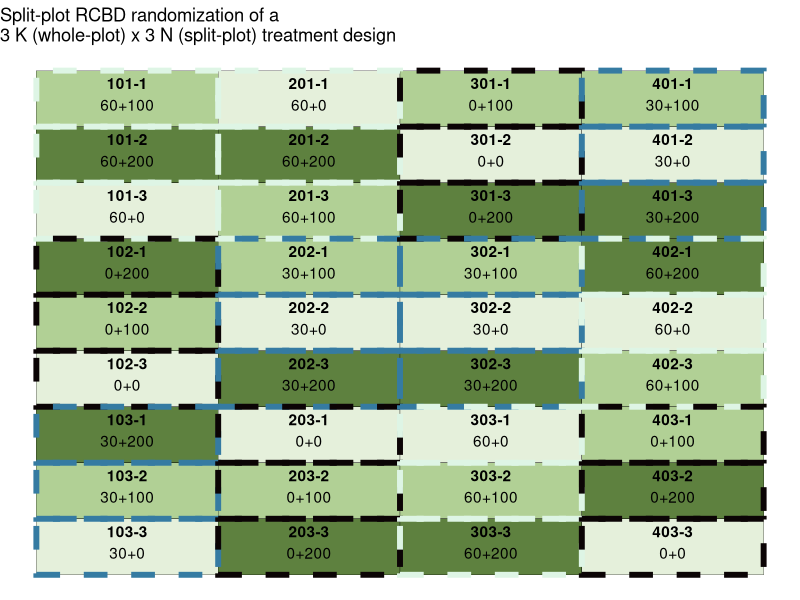

The R script that drew this image: (Note: this script raises an error after producing the figure.)
## ---- chunk 1
# Loading packages

library(tidyverse) # for data wrangling and plotting

## ---- chunk 2

# Setting seed to get same randomization result every time

set.seed(930)

wp_rcbd_rand <- crossing(
  krate_kgha = c(0,30,60),
  block = 1:4
  ) %>%
  arrange(
    block
    ) %>%
  
  # Randomizing WP treatment factor to blocks (restricted) 
  
  group_by(
    block
    ) %>%
  mutate(
    krate_kgha = sample(krate_kgha)
    ) %>%

    # Creating WP plot numbers
  
  mutate(
    wplot = (block*100) + 1:3
    ) %>%
  ungroup()

wp_rcbd_rand

## ---- chunk 3

sp_rcbd_rand  <- crossing(
  nrate_kgha = c(
    0,100,200
    ),
  wplot = wp_rcbd_rand$wplot
  ) %>%
  arrange(
    wplot
    )  %>%
  group_by(
    wplot
  ) %>%
  mutate(
    nrate_kgha = sample(
      nrate_kgha
      )
  ) %>%
                  
  # Randomizing SP treatment factor to WP plots (restricted)

  group_by(
    wplot
  ) %>%
  mutate(
    nrate_kgha = sample(
      nrate_kgha
      )
  ) %>%
  
  # Creating SP plot numbers 
  
  mutate(
    splot = paste0(
      wplot,"-",1:3
      )
  ) %>%
  ungroup()

sp_rcbd_rand

## ---- chunk 4

spp_rcbd_rand <- wp_rcbd_rand %>%
  right_join(
    sp_rcbd_rand
    ) %>%
  mutate(
    trtname = paste0(
      krate_kgha,"+",nrate_kgha
      )
    )

spp_rcbd_rand

## ---- chunk 5

spp_rcbd_rand %>%
  filter(
    block == 1
  )

## ---- chunk 6

spp_rcbd_layout <- spp_rcbd_rand %>%
  # Defining number of rows and columns in the field for plotting purposes
  mutate(row = rep(1:4, each = 9)) %>%
  mutate(col = rep(seq(from = 1, 
                       to = 9, #total number of treatments, 
                       by = 1), 
                   times = 4 #total number of blocks
  )) %>%
  # Creating plot and trtname labels for plotting
  mutate(lab = paste0(splot, "\n", trtname))

spp_rcbd_layout

## ---- chunk 7

ggplot(data = spp_rcbd_layout, aes(x = row, 
                                   y = -col)) +
  geom_tile(
    aes(
      fill = factor(
        nrate_kgha
        ),
    ),
    color = "black",
    show.legend = F
    ) +
  geom_tile(
    aes(
      color = factor(
        krate_kgha
        ),
    ),
    show.legend = F,
    size = 2,
    linetype = 2,
    fill = NA
    ) +
  scale_color_viridis_d(
    option="mako"
    ) +

    scale_fill_manual(values = c("#e5f0db",
                               "#b1d095",
                               "#5e813f")) +

  geom_text(aes(label = splot), fontface = "bold", vjust = -.8)+
  geom_text(aes(label = trtname), vjust = 1)+
  labs(title = "Split-plot RCBD randomization of a\n3 K (whole-plot) x 3 N (split-plot) treatment design") +
  theme_void()

## ---- chunk 8

spp_rcbd_rand %>%
  # Rearranging columns  
  dplyr::select(block, wplot, krate_kgha, 
                splot, nrate_kgha,
                trtname) %>%
  write_csv("../output/spp_rcbd_randomization_table.csv")

## ---- chunk 9

ggsave("../output/spp_rcbd_layoutmap.png",
       width = 6,
       height = 5,
       bg = "white")

